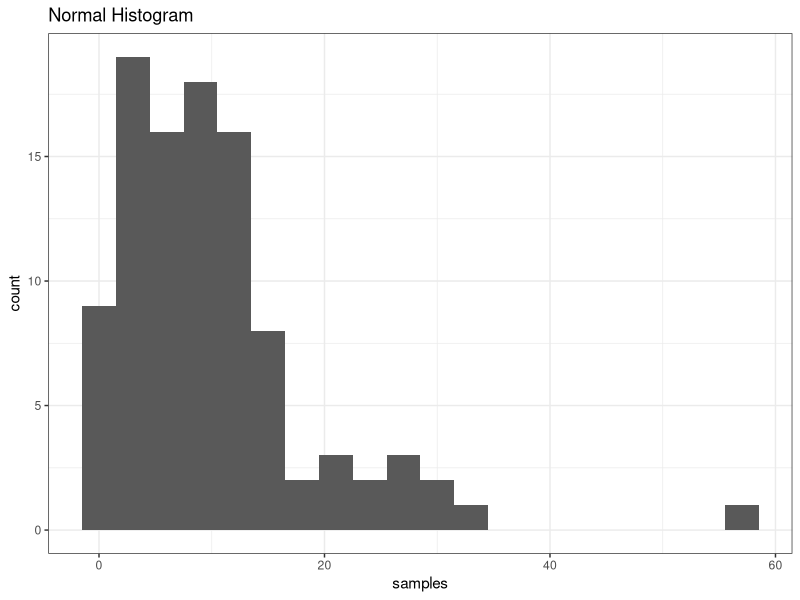
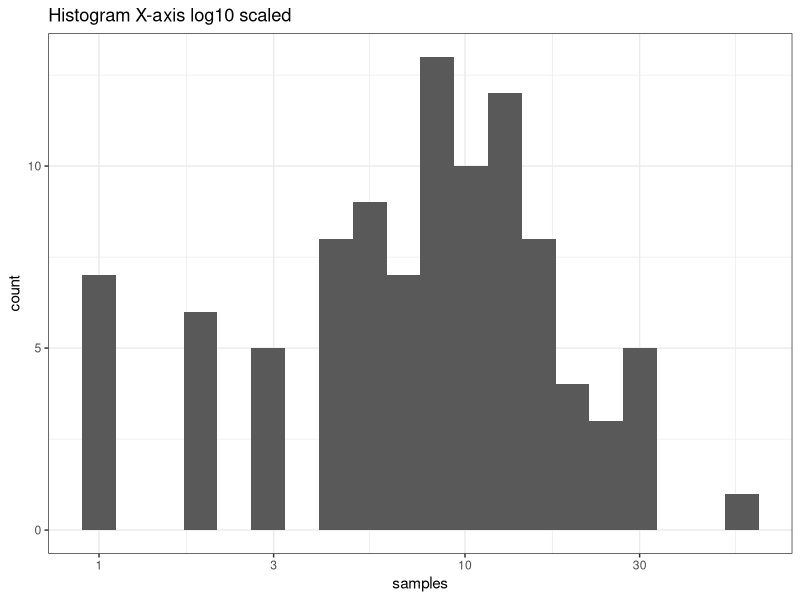
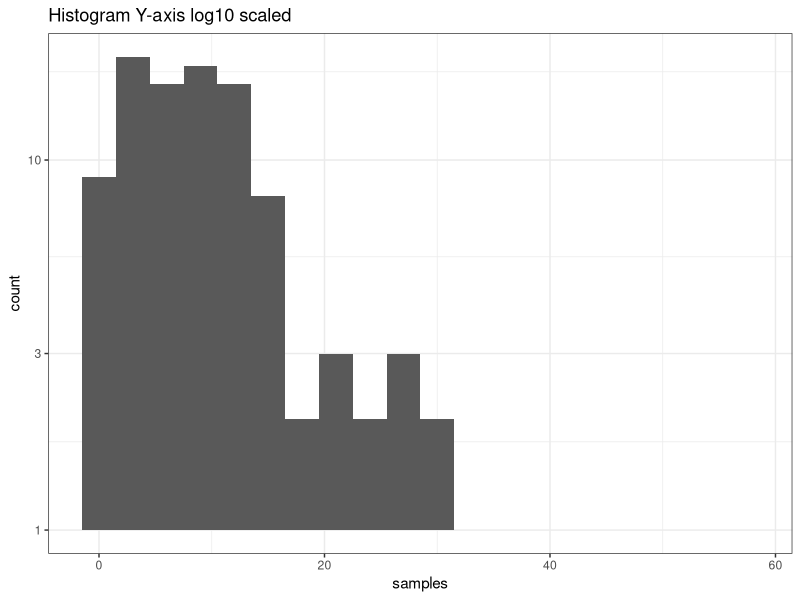

The R source for these figures, in order:
## ---- chunk 1
#| label: load-packages
#| include: false
library(ggplot2)
## ---- chunk 2
#| warning: false
#| echo: true

mu <- 10
dispersion <- 2

samples <- rnbinom(n = 100, mu = mu, size = dispersion)

computedMean <- mean(samples)
computedVariance <- var(samples)
## ---- chunk 3
#| warning: false
#| echo: true

ggplot(data.frame(samples), aes(samples)) +             
  geom_histogram(bins = 20)+
  ggtitle("Normal Histogram")+
  theme_bw()


ggplot(data.frame(samples), aes(samples)) +             
  geom_histogram(bins = 20) +
  scale_x_log10()+
  ggtitle("Histogram X-axis log10 scaled")+
  theme_bw()

ggplot(data.frame(samples), aes(samples)) +             
  geom_histogram(bins = 20) +
  scale_y_log10()+
  ggtitle("Histogram Y-axis log10 scaled")+
  theme_bw()

